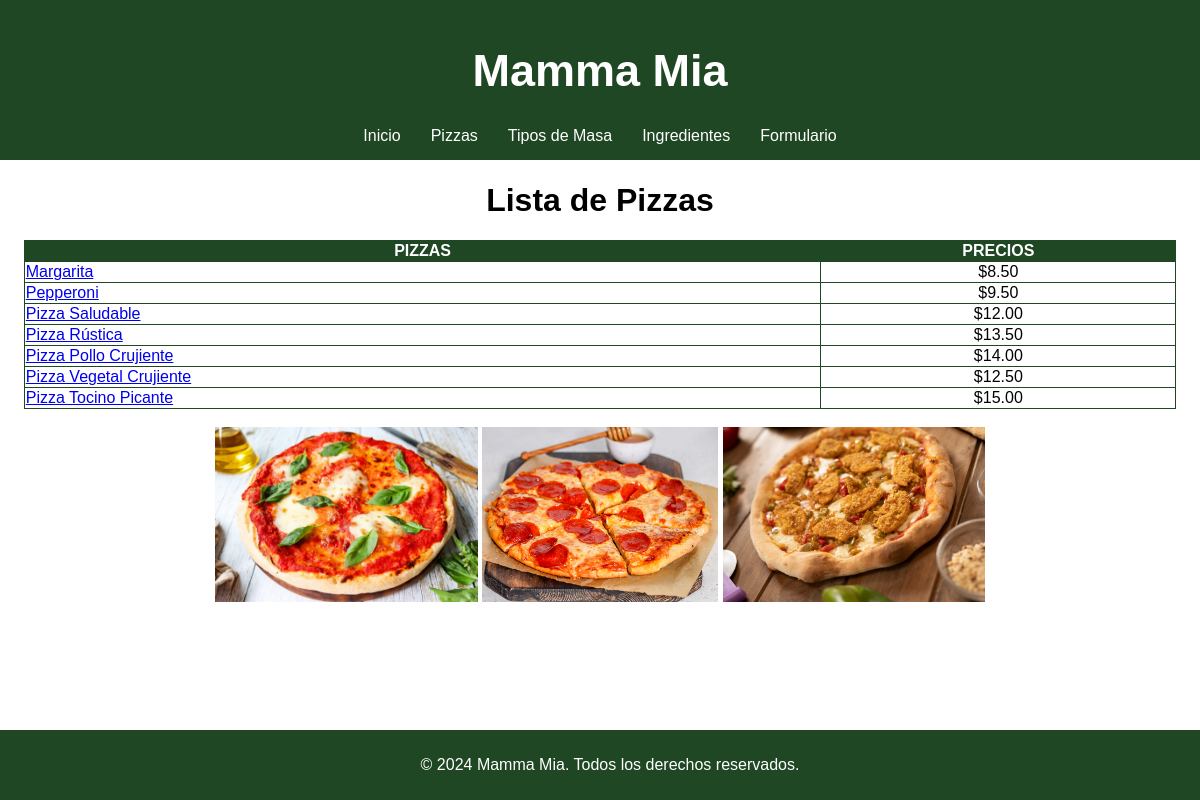
Page /pizzas/ on the committed database.
### pizzeria/models.py (models this page shows, shortened)
class Pizza(models.Model):
    nombre = models.CharField(max_length=50)
    precio = models.DecimalField(max_digits=6, decimal_places=2)
    tipo_masa = models.ForeignKey(TipoMasa, on_delete=models.CASCADE)
    ingredientes = models.ManyToManyField(Ingrediente)
    descripcion = models.TextField()

### pizzeria/views.py (the view)
# urls.py: path('pizzas/', views.lista_pizzas, name='lista_pizzas'),
def lista_pizzas(request):
    pizzas = Pizza.objects.all()
    return render(request, 'lista_pizzas.html', {'pizzas': pizzas})

### pizzeria/templates/lista_pizzas.html (shortened to what this page needs)
{% extends "base.html" %}
{% load static %}
{%block content%}
<main>
    <h1>Lista de Pizzas</h1>
    <table class="tabla-pizzas">
        <thead>
            <tr>
                <th>PIZZAS</th>
                <th>PRECIOS</th>
            </tr>
        </thead>
        <tbody>
            {% for pizza in pizzas %}
            <tr>
                <td><a href="{% url 'detalle_pizza' pizza.id %}">{{ pizza.nombre }}</a></td>
                <td class="precio">${{ pizza.precio }}</td>
            </tr>
            {% endfor %}
        </tbody>
    </table>
    <br>
    <div class="imagen">
        <img src="{% static 'imagenes/margarita.jpg' %}" alt="Imagen de pizza margarita" height="175">
        <img src="{% static 'imagenes/pepperoni.png' %}" alt="Imagen de pizza pepperoni" height="175">
        <img src="{% static 'imagenes/polloCrujiente.jpg' %}" alt="Imagen de pizza pollo crujiente" height="175">
    </div>
</main>
<br>
<br>
<br>
<br>
{%endblock%}

### pizzeria/templates/base.html (shortened to what this page needs)
{% load static %}
<!DOCTYPE html>
<html lang="en">
    <head>
        <link rel="stylesheet" type="text/css" href="{% static 'css/styles.css' %}">
    </head>
    <body>
        <header>
            <h1>Mamma Mia</h1>
            <nav>
                <ul>
                    <li><a href="{% url 'portada' %}">Inicio</a></li>
                    <li><a href="{% url 'lista_pizzas' %}">Pizzas</a></li>
                    <li><a href="{% url 'lista_tipos_masa' %}">Tipos de Masa</a></li>
                    <li><a href="{% url 'lista_ingredientes' %}">Ingredientes</a></li>
                    <li><a href="{% url 'formulario' %}">Formulario</a></li>
                </ul>
            </nav>
        </header>
        <main>
            {%block content%}
            {%endblock%}
        </main>
        <footer>
            <p>&copy; 2024 Mamma Mia. Todos los derechos reservados.</p>
        </footer>
    </body>
</html>

### static/css/styles.css (style rules this page uses)
body { font-family: Arial, sans-serif; margin: 0; padding: 0; }
header { background-color: #1f4723; color: white; padding: 15px; text-align: center; }
header h1 { font-size: 45px; }
nav ul { list-style-type: none; padding: 0; display: flex; justify-content: center; gap: 10px; margin: 0; }
nav ul li { display: inline; }
nav ul li a { color: white; text-decoration: none; padding: 5px 10px; }
.imagen { text-align: center; }
footer { background-color: #1f4723; color: white; text-align: center; padding: 10px; margin-top: 20px; bottom: 0; position: fixed; width: 100%; }
main { width: 98%; margin: 0 auto; }
main h1 { text-align: center; }
table { border-collapse: collapse; width: 100%; }
table th { background-color: #1f4723; border: 1px solid #1f4723; color: white; }
table td { border: 1px solid #1f4723; }
table td.precio { text-align: center; }

### rows in the picture
Pizza: nombre "Margarita", precio "8.50"
Pizza: nombre "Pepperoni", precio "9.50"
Pizza: nombre "Pizza Saludable", precio "12.00"
Pizza: nombre "Pizza Rústica", precio "13.50"
Pizza: nombre "Pizza Pollo Crujiente", precio "14.00"
Pizza: nombre "Pizza Vegetal Crujiente", precio "12.50"
Pizza: nombre "Pizza Tocino Picante", precio "15.00"
